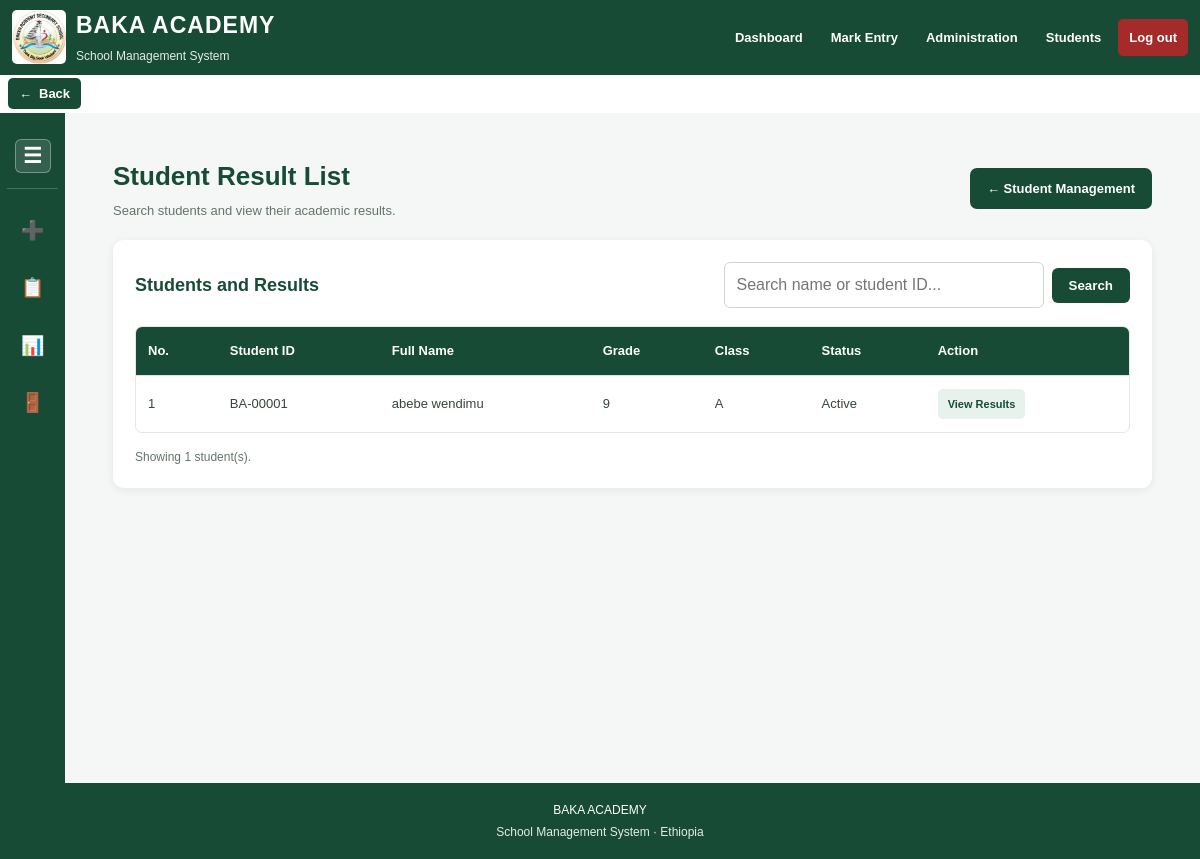
Page /students/results (signed in) on the earlier database version.
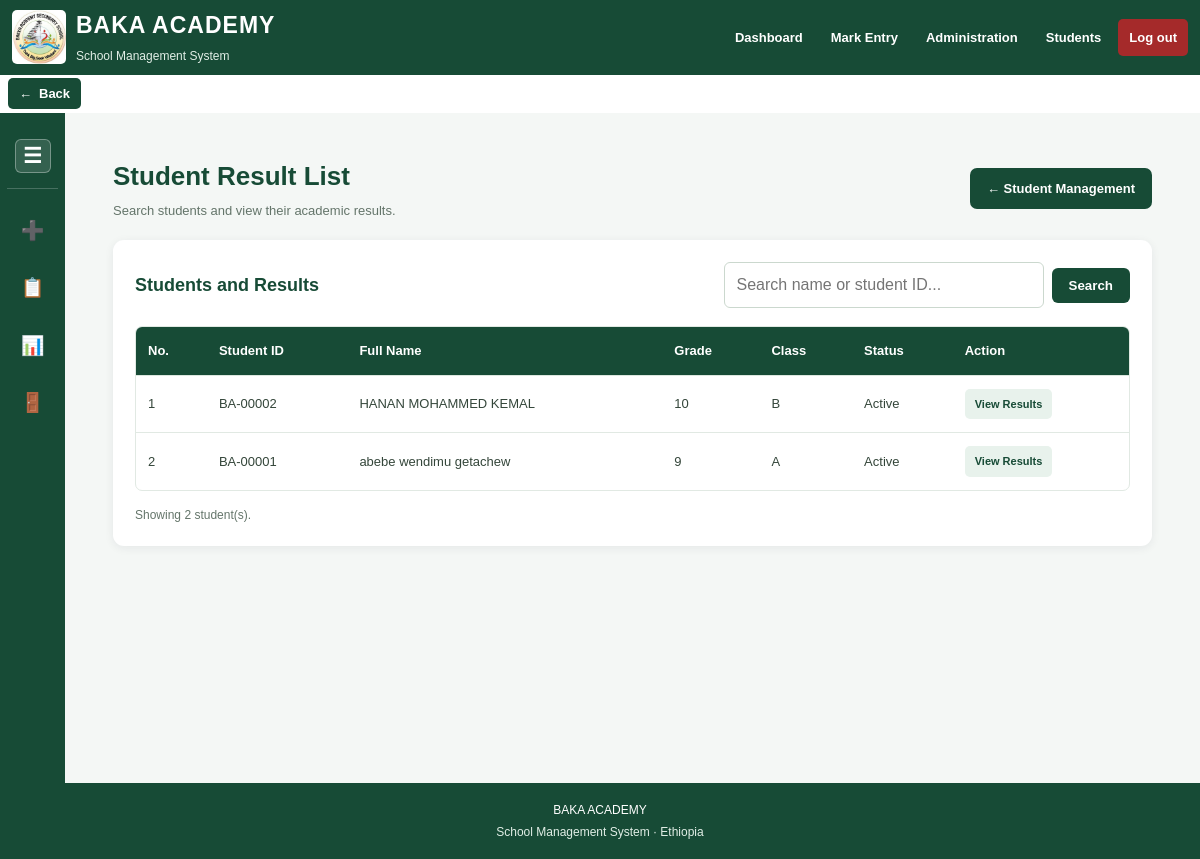
Same page on the later database version.
### app.py (models this page shows)
class Student(db.Model):
    id = db.Column(db.Integer, primary_key=True)
    student_id = db.Column(db.String(30), unique=True, nullable=False)
    full_name = db.Column(db.String(150), nullable=False)
    grade = db.Column(db.String(10), nullable=False)
    section = db.Column(db.String(10), nullable=False)
    sex = db.Column(db.String(1))
    age = db.Column(db.Integer)
    family_contact_name = db.Column(db.String(150))
    family_phone = db.Column(db.String(30))
    previous_school = db.Column(db.String(150))
    photo_filename = db.Column(db.String(255))
    stream = db.Column(db.String(50))
    academic_year_ec = db.Column(db.String(30))
    academic_year_gc = db.Column(db.String(30))
    is_active = db.Column(
        db.Boolean, nullable=False, default=True, server_default="1"
    )
    left_at = db.Column(db.DateTime)

### app.py (the view, shortened to what this page needs)
@app.route("/students/results")
@student_staff_only
def student_results():
    search = request.args.get("search", "").strip()
    query = Student.query.filter_by(is_active=True)
    students = query.order_by(
        Student.grade,
        Student.section,
        Student.full_name
    ).all()
    return render_template(
        "student_results.html",
        students=students,
        search=search
    )

### app.py (called while the page is built)
def logged_in(fn):
    @wraps(fn)
    def wrapper(*args, **kwargs):
        if "user_id" not in session:
            return redirect(url_for("login"))
        user = db.session.get(User, session["user_id"])
        if not user or not user.is_active:
            session.clear()
            flash("Your account is inactive or unavailable.")
            return redirect(url_for("login"))
        return fn(*args, **kwargs)
    return wrapper

def student_staff_only(fn):
    @wraps(fn)
    @logged_in
    def wrapper(*args, **kwargs):
        user = db.session.get(User, session["user_id"])
        if not user or user.role not in [
            "admin", "student_management"
        ]:
            flash("Student Management access required.")
            return redirect(url_for("dashboard"))
        return fn(*args, **kwargs)
    return wrapper

### templates/student_results.html (shortened to what this page needs)
{% extends "base.html" %}
{% block content %}
<div class="student-layout">
    {% include "_student_sidebar.html" %}
    <section class="student-content">
        <div class="student-list-page">
            <div class="student-list-header">
                <div>
                    <h2>Student Result List</h2>
                    <p>Search students and view their academic results.</p>
                </div>
                <a href="{{ url_for('student_management') }}"
                   class="register-button">
                    ← Student Management
                </a>
            </div>
            <div class="student-list-card">
                <div class="list-toolbar">
                    <h3>Students and Results</h3>
                    <form method="GET"
                          action="{{ url_for('student_results') }}"
                          class="student-search-form">
                        <input
                            type="text"
                            name="search"
                            value="{{ search }}"
                            placeholder="Search name or student ID...">
                        <button type="submit" class="search-button">
                            Search
                        </button>
                    </form>
                </div>
                <div class="student-table-container">
                    <table class="student-table">
                        <thead>
                            <tr>
                                <th>No.</th>
                                <th>Student ID</th>
                                <th>Full Name</th>
                                <th>Grade</th>
                                <th>Class</th>
                                <th>Status</th>
                                <th>Action</th>
                            </tr>
                        </thead>
                        <tbody>
                            {% for student in students %}
                            <tr>
                                <td>{{ loop.index }}</td>
                                <td>{{ student.student_id }}</td>
                                <td>{{ student.full_name }}</td>
                                <td>{{ student.grade }}</td>
                                <td>{{ student.section }}</td>
                                <td>
                                    {% if student.is_active %}
                                        Active
                                    {% else %}
                                        Left School
                                    {% endif %}
                                </td>
                                <td>
                                    <a class="action-link"
                                       href="{{ url_for('student_profile', student_id=student.id, source='results') }}">
                                        View Results
                                    </a>
                                </td>
                            </tr>
                            {% else %}
                            <tr>
                                <td colspan="7" class="empty-row">
                                    No students found.
                                </td>
                            </tr>
                            {% endfor %}
                        </tbody>
                    </table>
                </div>
                <div class="student-count">
                    Showing {{ students|length }} student(s).
                </div>
            </div>
        </div>
    </section>
</div>
{% endblock %}

### templates/base.html (shortened to what this page needs)
<!doctype html>
<html lang="en">
<head>
    <link rel="stylesheet" href="{{ url_for('static', filename='style.css') }}">
</head>
<body>
<header class="main-header">
    <a href="{{ url_for('dashboard') if session.get('user_id') else url_for('login') }}"
       class="school-brand">
        <img
            src="{{ url_for('static', filename='logo.jpg') }}"
            alt="Baka Academy Logo"
            class="school-logo"
        >
        <div class="brand-text">
            <h1>BAKA ACADEMY</h1>
            <span>School Management System</span>
        </div>
    </a>
    {% if session.get('user_id') %}
        {% if request.endpoint != 'register_student' %}
        <nav class="main-navigation">
            <a href="{{ url_for('dashboard') }}">Dashboard</a>
            {% if session.get('role') in ['admin', 'teacher'] %}
                <a href="{{ url_for('marks') }}">Mark Entry</a>
            {% endif %}
            {% if session.get('role') == 'admin' %}
                <a href="{{ url_for('admin') }}">Administration</a>
            {% endif %}
            {% if session.get('role') in ['admin', 'student_management'] %}
                <a href="{{ url_for('student_management') }}">Students</a>
            {% endif %}
            <a href="{{ url_for('logout') }}" class="logout-link">Log out</a>
        </nav>
        {% endif %}
    {% endif %}
</header>
<div class="back-navigation" id="backNavigation" hidden>
    <a href="#" class="back-button" id="backButton">
        <span aria-hidden="true">←</span>
        Back
    </a>
</div>
<main>
    {% block content %}{% endblock %}
</main>
<footer>
    <p>BAKA ACADEMY</p>
    <span>School Management System · Ethiopia</span>
</footer>
</body>
</html>

### templates/_student_sidebar.html (shortened to what this page needs)
<aside class="student-sidebar">
    <div class="sidebar-top">
        <button
            type="button"
            class="content-sidebar-toggle"
            id="topSidebarToggle"
            aria-label="Toggle sidebar"
            title="Toggle sidebar">
            ☰
        </button>
    </div>
    <a class="sidebar-link" href="{{ url_for('register_student') }}">
        <span class="sidebar-icon">➕</span>
    </a>
    <a class="sidebar-link" href="{{ url_for('student_list') }}">
        <span class="sidebar-icon">📋</span>
    </a>
    <a class="sidebar-link" href="{{ url_for('student_results') }}">
        <span class="sidebar-icon">📊</span>
    </a>
    <a class="sidebar-link" href="{{ url_for('left_students') }}">
        <span class="sidebar-icon">🚪</span>
    </a>
</aside>

### static/style.css (style rules this page uses)
* { box-sizing: border-box; }
:root { --green: #174b36; --green-dark: #103b2b; --green-light: #236b4c; --green-pale: #e8f2ec; --gold: #d9b45b; --background: #f3f7f4; --white: #ffffff; --text: #17251d; --muted: #64756a; --border: #dce7df; }
html { width: 100%; min-height: 100%; }
body { width: 100%; min-height: 100vh; margin: 0; padding: 0; font-family: Arial, sans-serif; background: var(--background); color: var(--text); line-height: 1.5; overflow-x: hidden; }
.main-header { width: 100%; min-height: 70px; margin: 0; padding: 8px 16px; display: flex; align-items: center; justify-content: space-between; gap: 12px; flex-wrap: nowrap; background: var(--green); color: white; box-shadow: 0 2px 8px #103b2b20; }
.school-brand { display: flex; align-items: center; gap: 10px; flex-shrink: 0; color: white; text-decoration: none; }
.school-logo { width: 54px; height: 54px; object-fit: contain; flex-shrink: 0; }
.brand-text h1 { margin: 0; color: white; font-size: 22px; letter-spacing: 1px; }
.brand-text span { color: #e1eee6; font-size: 12px; }
.main-navigation { display: flex; align-items: center; justify-content: flex-end; flex: 1 1 auto; min-width: 0; gap: 5px; flex-wrap: nowrap; background: var(--green); }
.main-navigation a { display: inline-flex; align-items: center; justify-content: center; color: white; text-decoration: none; padding: 8px 10px; border-radius: 5px; font-size: 13px; font-weight: bold; white-space: nowrap; }
.main-navigation .logout-link { background: #a52a2a; }
.back-navigation { width: 100%; margin: 0; padding: 3px 8px; background: white; }
.back-button { display: inline-flex; align-items: center; gap: 7px; padding: 6px 11px; border-radius: 5px; background: var(--green); color: white; text-decoration: none; font-size: 13px; font-weight: bold; }
main { display: block; width: 100%; max-width: none; min-height: 0; margin: 0; padding: 0; }
h2 { color: var(--green); }
input, select, textarea { display: block; width: 100%; max-width: 100%; margin-top: 5px; padding: 9px 10px; border: 1px solid #cbd5d1; border-radius: 6px; background: white; color: var(--text); font: inherit; }
button { margin-top: 8px; padding: 10px 16px; border: 0; border-radius: 6px; background: var(--green); color: white; font-weight: bold; cursor: pointer; }
table { width: 100%; border-collapse: collapse; min-width: 550px; }
th, td { padding: 10px; border-bottom: 1px solid var(--border); text-align: left; vertical-align: middle; }
th { background: var(--green-pale); color: var(--green); }
footer { width: 100%; margin: 0; padding: 18px 12px; background: var(--green); color: white; text-align: center; font-size: 12px; }
footer p { margin: 0 0 4px; color: white; }
footer span { color: #e1eee6; }

### templates/_student_sidebar.html (style rules this page uses)
.student-layout { display: flex; width: 100%; min-height: calc(100vh - 130px); background: #f4f7f5; }
.student-sidebar { width: 250px; min-width: 250px; flex: 0 0 250px; background: #174b36; color: white; padding: 18px 13px; transition: width 0.25s ease, min-width 0.25s ease, flex-basis 0.25s ease; overflow: hidden; }
.sidebar-top { display: flex; align-items: center; justify-content: space-between; gap: 8px; min-height: 38px; padding: 0 5px 15px; border-bottom: 1px solid #ffffff35; margin-bottom: 18px; }
.content-sidebar-toggle { background: #ffffff20; color: white; border: 1px solid #ffffff55; border-radius: 6px; width: 36px; height: 34px; flex: 0 0 36px; font-size: 21px; font-weight: bold; cursor: pointer; display: inline-flex; align-items: center; justify-content: center; }
.sidebar-link { display: flex; align-items: center; gap: 13px; min-height: 48px; color: white; text-decoration: none; padding: 10px 12px; border-radius: 7px; margin-bottom: 9px; font-size: 13px; font-weight: 600; white-space: nowrap; }
.sidebar-icon { width: 27px; flex: 0 0 27px; font-size: 19px; text-align: center; }
.student-content { flex: 1; min-width: 0; padding: 20px; }
.student-layout.sidebar-collapsed .student-sidebar { width: 65px !important; min-width: 65px !important; flex: 0 0 65px !important; padding: 18px 7px !important; }
.student-layout.sidebar-collapsed .sidebar-top { justify-content: center; padding-left: 0; padding-right: 0; }
.student-layout.sidebar-collapsed .sidebar-link { justify-content: center; padding: 10px 5px; }

Differences in the rows shown:
added Student: student_id "BA-00002", full_name "HANAN MOHAMMED KEMAL", grade "10", section "B", is_active "Active"
changed Student "BA-00001": full_name "abebe wendimu" → "abebe wendimu getachew"
Other differences:
{{ students|length }}: "1" → "2"
